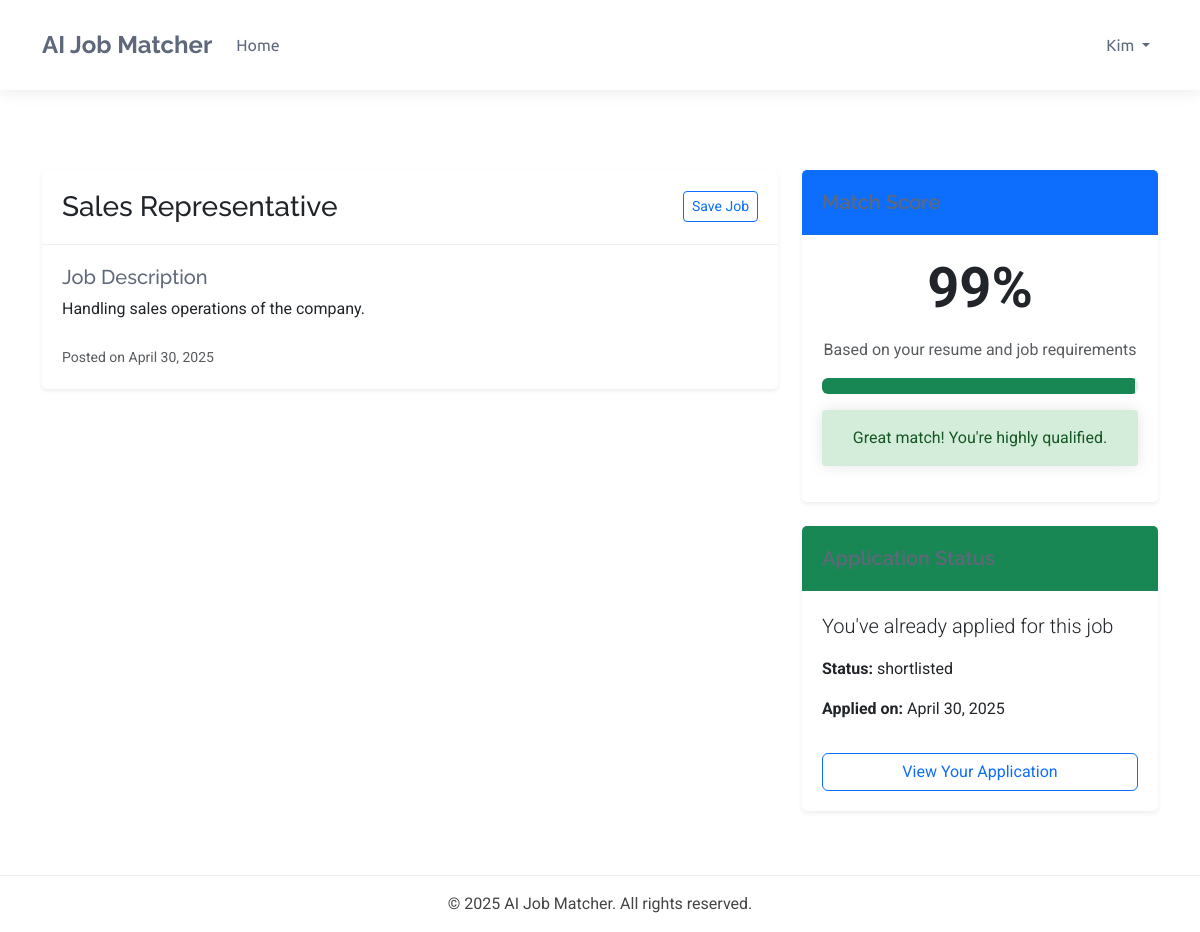
The app's page /candidate/jobs/23/ (signed in), older data.
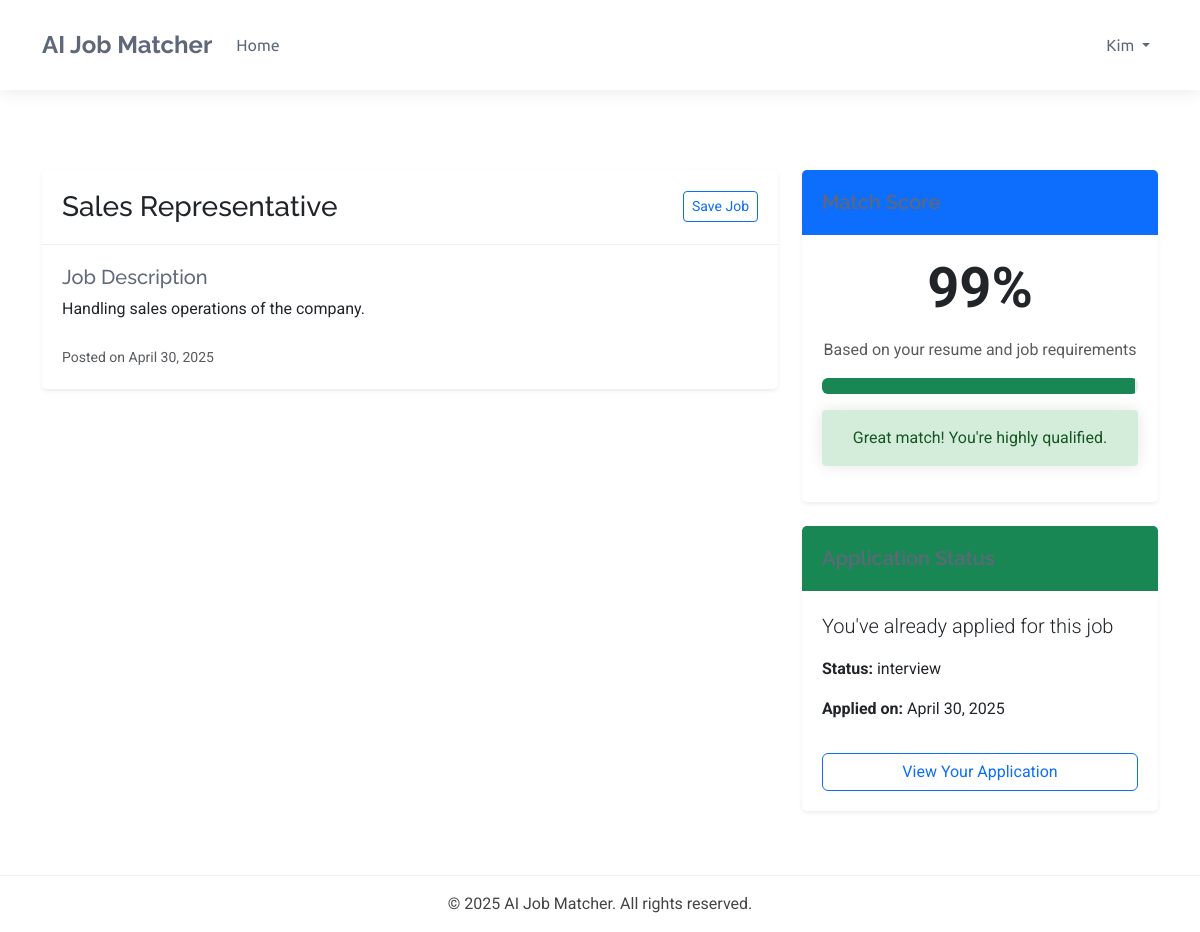
The same page, newer data.
### accounts/models.py (models this page shows, shortened)
class TrackingModel(models.Model):
    created_at = models.DateTimeField(auto_now_add=True)
    updated_at = models.DateTimeField(auto_now=True)
    class Meta:
        abstract = True
        ordering = ["-created_at"]

class User(AbstractBaseUser, TrackingModel):
    username_validator = UnicodeUsernameValidator()
    Role_choices = (
        ("Administrator", "Administrator"),
        ("Recruiter", "Recruiter"),
        ("Candidate", "Candidate")
    )
    Gender_choices = (
        ("Male", "Male"),
        ("Female", "Female"),
        ("Other", "Other")
    )
    username = models.CharField(
        _('username'),
        max_length=150,
        unique=True,
        validators=[username_validator],
        error_messages={
            'unique':_("A user with that username already exists."),
        },
    )
    phoneNumberRegex = RegexValidator(regex=r"^\+?1?\d{8,15}$")
    full_name = models.CharField(_('full name'),max_length=200)
    email = models.EmailField(_('email'), unique=True, error_messages={
        'unique': ('A user with email already exists.'),
    })
    gender = models.CharField(_("gender"), max_length=10, choices=Gender_choices)
    phone = PhoneNumberField(
        _('phone number'), unique=True,validators=[phoneNumberRegex],
        blank=True, null=True, max_length=27)
    country = models.CharField(_("country"), max_length=50,
                              blank=True, null=True)
    city = models.CharField(_("city"), max_length=50,
                              blank=True, null=True)
    role = models.CharField(_('Role'), max_length=17, choices=Role_choices, default="Client")
    is_active = models.BooleanField(_('active'), default=True)
    is_admin = models.BooleanField(_('admin'), default=False)
    is_staff = models.BooleanField(_("staff"), default=False)
    timestamp = models.DateTimeField(_("timestamp"), auto_now_add=True)
    objects = CustomManager()
    USERNAME_FIELD = 'email'
    REQUIRED_FIELDS = ['username',]
    @property
    def staff(self):
        return self.staff
    @property
    def active(self):
        return self.active
    @property
    def admin(self):
        return self.admin

### dashboards/models.py (models this page shows, shortened)
class BaseModel(models.Model):
    created_at = models.DateTimeField(auto_now_add=True)
    updated_at = models.DateTimeField(auto_now=True)
    class Meta:
        abstract = True

class JobPosting(BaseModel):
    STATUS_CHOICES = (
        ('active', 'Active'),
        ('filled', 'Filled'),
        ('expired', 'Expired'),
        ('draft', 'Draft'),
    )
    recruiter = models.ForeignKey(Recruiter, on_delete=models.CASCADE, related_name='job_postings')
    title = models.CharField(_('job title'), max_length=255)
    company_name = models.CharField(_('company name'), max_length=255)
    category = models.CharField(_('job category'), max_length=100)
    description = models.TextField(_('job description'))
    requirements = models.TextField(_('job requirements'))
    responsibilities = models.TextField(_('responsibilities'))
    location = models.CharField(_('location'), max_length=255)
    salary_min = models.DecimalField(_('minimum salary'), max_digits=12, decimal_places=2, null=True, blank=True)
    salary_max = models.DecimalField(_('maximum salary'), max_digits=12, decimal_places=2, null=True, blank=True)
    experience_required = models.PositiveIntegerField(_('experience required (years)'), default=0)
    education_level = models.CharField(_('education level'), max_length=100)
    employment_type = models.CharField(_('employment type'), max_length=50)
    status = models.CharField(_('status'), max_length=20, choices=STATUS_CHOICES, default='active')
    expiry_date = models.DateField(_('expiry date'), default=timezone.now)
    skills_required = models.TextField(_('skills required'))
    embedding_vector = models.BinaryField(_('job embedding vector'), null=True, blank=True)
    class Meta:
        ordering = ['-created_at']
        verbose_name = _('Job Posting')
        verbose_name_plural = _('Job Postings')

class JobApplication(BaseModel):
    STATUS_CHOICES = (
        ('pending', 'Pending'),
        ('reviewing', 'Reviewing'),
        ('shortlisted', 'Shortlisted'),
        ('rejected', 'Rejected'),
        ('interview', 'Interview'),
        ('offer', 'Offer Extended'),
        ('hired', 'Hired'),
        ('declined', 'Declined'),
    )
    job = models.ForeignKey(JobPosting, on_delete=models.CASCADE, related_name='applications')
    candidate = models.ForeignKey(Candidate, on_delete=models.CASCADE, related_name='applications')
    resume = models.ForeignKey(Resume, on_delete=models.CASCADE, related_name='applications', null=True, blank=True)
    cover_letter = models.TextField(_('cover letter'), blank=True, null=True)
    status = models.CharField(_('status'), max_length=20, choices=STATUS_CHOICES, default='pending')
    match_score = models.FloatField(_('match score'), validators=[MinValueValidator(0), MaxValueValidator(100)], default=0)
    recruiter_notes = models.TextField(_('recruiter notes'), blank=True, null=True)
    class Meta:
        ordering = ['-match_score', '-created_at']
        verbose_name = _('Job Application')
        verbose_name_plural = _('Job Applications')

### candidate/views.py (the view)
# urls.py: path('jobs/<int:job_id>/', views.job_detail, name='job_detail'),
@login_required
@user_passes_test(is_candidate)
def job_detail(request, job_id):
    try:
        candidate = request.user.candidate
    except Candidate.DoesNotExist:
        messages.error(request, "Candidate profile not found")
        return redirect('accounts:profile')
    job = get_object_or_404(JobPosting, id=job_id, status='active')
    resume = Resume.objects.filter(candidate=candidate).first()
    resume_uploaded = bool(resume)
    resume_processed = resume.is_processed if resume else False
    match_score = 0
    if resume_uploaded and resume_processed and job.embedding_vector:
        match_score = predict_specific_job_candidate_match(job, candidate)
    application = JobApplication.objects.filter(job=job, candidate=candidate).first()
    already_applied = application is not None
    is_saved = SavedJob.objects.filter(job=job, candidate=candidate).exists()
    if request.method == 'POST' and not already_applied:
        if not resume_uploaded:
            messages.error(request, "Please upload your resume before applying.")
            return redirect('candidate:upload_resume')
        if not resume_processed:
            messages.warning(request, "Your resume is still being processed.")
            return redirect('candidate:candidate_dashboard')
        form = JobApplicationForm(request.POST)
        if form.is_valid():
            application = form.save(commit=False)
            application.candidate = candidate
            application.job = job
            application.resume = resume
            application.match_score = match_score
            application.save()
            messages.success(request, f"You have successfully applied for {job.title}.")
            return redirect('candidate:application_list')
    else:
        form = JobApplicationForm()
    context = {
        'job': job,
        'form': form,
        'already_applied': already_applied,
        'application': application,
        'is_saved': is_saved,
        'resume_uploaded': resume_uploaded,
        'resume_processed': resume_processed,
        'match_score': match_score,
    }
    return render(request, 'candidate/job_detail.html', context)

### candidate/views.py (called while the page is built)
def is_candidate(user):
    return user.is_authenticated and user.role == 'Candidate'

### dashboards/ai_utils.py (called while the page is built)
def predict_specific_job_candidate_match(job, candidate):
    try:
        print("🎯 DEBUG MATCH TEST")
        print(f"Candidate skills: {candidate.skills}")
        print(f"Job required skills: {job.skills_required}")
        print(f"Candidate experience: {candidate.experience}")
        print(f"Job experience required: {job.experience_required}")
        print(f"Candidate education: {candidate.education}")
        print(f"Job education required: {job.education_level}")
        base_score = 0.0  # Start from zero
        score = apply_rule_based_adjustments(base_score, job, candidate)
        return score
    except Exception as e:
        print(f"❌ Error in specific job-candidate match prediction: {e}")
        return 0.0

### templates/candidate/job_detail.html (shortened to what this page needs)
{% extends "candidate/base.html" %}
{% load static %}
{% block content %}
<div class="container mt-4">
    <div class="row">
        <div class="col-md-8">
            <div class="card shadow-sm mb-4">
                <div class="card-header d-flex justify-content-between align-items-center">
                    <h1 class="h3 mb-0">{{ job.title }}</h1>
                    <div>
                        <a href="{% url 'candidate:toggle_save_job' job.id %}" class="btn btn-outline-primary btn-sm">
                            {% if is_saved %}
                            <i class="fas fa-bookmark"></i> Saved
                            {% else %}
                             Save Job
                            {% endif %}
                        </a>
                    </div>
                </div>
                <div class="card-body">
                    <h5>Job Description</h5>
                    <div class="mb-3">
                        {{ job.description|linebreaks }}
                    </div>
                    <div class="text-muted mt-4">
                        <small>Posted on {{ job.created_at|date:"F j, Y" }}</small>
                    </div>
                </div>
            </div>
        </div>
        <div class="col-md-4">
            {% if match_score > 0 %}
            <div class="card shadow-sm mb-4">
                <div class="card-header bg-primary text-white">
                    <h5 class="mb-0">Match Score</h5>
                </div>
                <div class="card-body text-center">
                    <div class="display-4 fw-bold mb-3">{{ match_score }}%</div>
                    <p class="text-muted">Based on your resume and job requirements</p>
                    <div class="progress mb-3">
                        <div class="progress-bar bg-success" role="progressbar" style="width: {{ match_score }}%"
                             aria-valuenow="{{ match_score }}" aria-valuemin="0" aria-valuemax="100"></div>
                    </div>
                    {% if match_score >= 80 %}
                    <div class="alert alert-success">
                         Great match! You're highly qualified.
                    </div>
                    {% elif match_score >= 60 %}
                    <div class="alert alert-info">
                        <i class="fas fa-info-circle"></i> Good match. You meet many of the requirements.
                    </div>
                    {% else %}
                    <div class="alert alert-warning">
                        <i class="fas fa-exclamation-circle"></i> Profile may need improvements for this role.
                    </div>
                    {% endif %}
                </div>
            </div>
            {% endif %}
            {% if already_applied %}
            <div class="card shadow-sm mb-4">
                <div class="card-header bg-success text-white">
                    <h5 class="mb-0">Application Status</h5>
                </div>
                <div class="card-body">
                    <p class="lead mb-3">You've already applied for this job</p>
                    <p><strong>Status:</strong> {{ application.status }}</p>
                    <p><strong>Applied on:</strong> {{ application.created_at|date:"F j, Y" }}</p>
                    <a href="{% url 'candidate:application_detail' application.id %}" class="btn btn-outline-primary w-100 mt-3">
                        View Your Application
                    </a>
                </div>
            </div>
            {% endif %}
        </div>
    </div>
</div>
{% endblock %}

### templates/candidate/base.html (shortened to what this page needs)
{%load static%}
<!DOCTYPE html>
<html lang="en">
<head>
    <link href="https://cdn.jsdelivr.net/npm/bootstrap@5.3.0-alpha1/dist/css/bootstrap.min.css" rel="stylesheet">
</head>
<body>
    <nav class="navbar navbar-expand-lg">
        <div class="container">
            <a class="navbar-brand" href="/">AI Job Matcher</a>
            <div class="collapse navbar-collapse" id="navbarNav">
                <ul class="navbar-nav me-auto">
                    <li class="nav-item">
                        <a class="nav-link" href="{% url 'accounts:home' %}">Home</a>
                    </li>
                </ul>
                <ul class="navbar-nav">
                    {% if user.is_authenticated %}
                        <li class="nav-item dropdown">
                            <a class="nav-link dropdown-toggle" href="#" id="navbarDropdown" role="button" data-bs-toggle="dropdown" aria-expanded="false">
                                {{ user.username }}
                            </a>
                        </li>
                    {% endif %}
                </ul>
            </div>
        </div>
    </nav>
    <div class="container main-content">
        {% block content %}{% endblock %}
    </div>
    <footer class="text-center py-3">
        <div class="container">
            <p class="mb-0">&copy; {% now "Y" %} AI Job Matcher. All rights reserved.</p>
        </div>
    </footer>
</body>
</html>

### templates/candidate/base.html (style rules this page uses)
:root { --default-font: "Roboto", system-ui, -apple-system, "Segoe UI", Roboto, "Helvetica Neue", Arial, "Noto Sans", "Liberation Sans", sans-serif; --heading-font: "Raleway", sans-serif; --nav-font: "Ubuntu", sans-serif; --background-color: #ffffff; --default-color: #444444; --heading-color: #5f687b; --accent-color: #10bc69; --surface-color: #ffffff; --contrast-color: #ffffff; --nav-color: #5f687b; --nav-hover-color: #10bc69; --nav-mobile-background-color: #ffffff; --nav-dropdown-background-color: #ffffff; --nav-dropdown-color: #5f687b; --nav-dropdown-hover-color: #10bc69; }
body { color: var(--default-color); background-color: var(--background-color); font-family: var(--default-font); }
h1, h2, h3, h4, h5, h6 { color: var(--heading-color); font-family: var(--heading-font); }
a { color: var(--accent-color); text-decoration: none; transition: 0.3s; }
.navbar { padding: 15px 0; transition: all 0.5s; background-color: var(--background-color) !important; box-shadow: 0px 0 18px rgba(0, 0, 0, 0.1); }
.navbar-brand { font-family: var(--heading-font); font-weight: 700; font-size: 24px; color: var(--heading-color) !important; }
.navbar-nav .nav-link { font-family: var(--nav-font); color: var(--nav-color) !important; font-weight: 400; padding: 18px 15px; transition: 0.3s; }
.alert { border-radius: 4px; border: none; box-shadow: 0px 0px 15px rgba(0, 0, 0, 0.1); }
.alert-success { background-color: #d4edda; color: #155724; }
.main-content { min-height: calc(100vh - 180px); padding: 40px 0; }
.card { border: none; border-radius: 5px; background-color: var(--surface-color); box-shadow: 0px 0px 20px rgba(0, 0, 0, 0.1); transition: all 0.3s; margin-bottom: 20px; }
.card-header { background-color: transparent; border-bottom: 1px solid rgba(95, 104, 123, 0.1); padding: 20px; }
.card-header h4, .card-header h5 { margin-bottom: 0; font-weight: 600; }
.card-body { padding: 20px; }
footer { background-color: var(--background-color) !important; border-top: 1px solid rgba(95, 104, 123, 0.1); color: var(--default-color) !important; padding: 25px 0; }

Row changes from the older to the newer data that the page shows:
removed JobApplication: status "shortlisted", created_at "April 30, 2025"
added JobApplication: status "interview", created_at "April 30, 2025"
